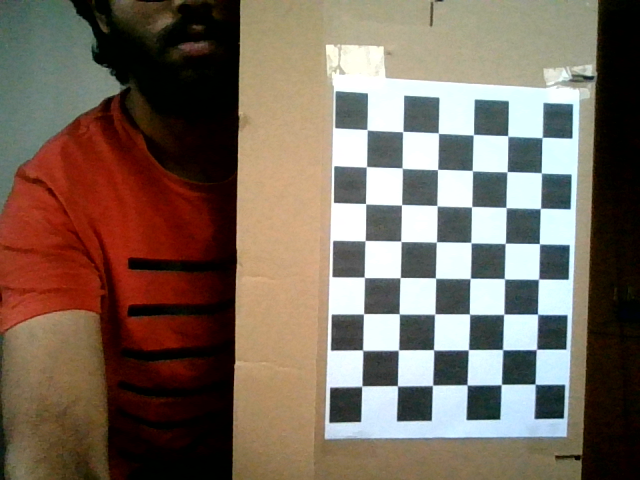
#> input picture data/calibration/0.png, 640 x 480 px; its folder holds only this picture in this run
$ python calibration.py
#> lines starting #> are read from the running program, lines starting #| are printed output that depends on the picture; after the words box and inside, x2 and y2 are one past the last pixel; in counts of white or black regions, pixels touching at a corner belong together; long printed decimals are rounded
import os

import numpy as np
import cv2 as cv
import glob


def get_camera_parameters():
	# Perform camera calibration to get intrinsic parameters

	# Arrays to store object points and image points from all the images.
	obj_points = []  # 3d point in real world space
	img_points = []  # 2d points in image plane

	# Termination criteria for the corner subpixel refinement
	criteria = (cv.TERM_CRITERIA_EPS + cv.TERM_CRITERIA_MAX_ITER, 30, 0.001)

	# Prepare object points, (0,0,0), (1,0,0), (2,0,0), ..., (7,5,0)
	obj_point_template = np.zeros((8 * 6, 3), np.float32)
	# (2, 8, 6) -> (6, 8, 2) -> (6 * 8, 2)
	obj_point_template[:, :2] = np.mgrid[0:8, 0:6].T.reshape(-1, 2)

	# Declare variable outside loop so my IDE doesn't cry
	gray = None

	# Get paths to all images in the calibration input directory
	base_path = os.path.dirname(os.path.abspath(__file__))
	input_path = os.path.join(base_path, 'data/calibration/*.png')
	# We use the sort to prevent string sorting of 10 before 2 etc.
	# Although order doesn't matter here
	img_paths = glob.glob(input_path)

	# Iterate over all input images
	for i, path in enumerate(img_paths):
		img = cv.imread(path)
#> img is the input picture: shape (480, 640, 3); mean B, G, R 93.3, 106, 120.9
		gray = cv.cvtColor(img, cv.COLOR_BGR2GRAY)
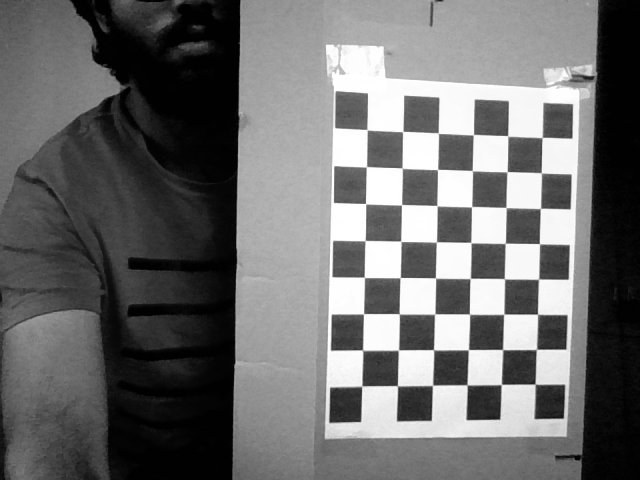
#> gray: shape (480, 640); min 0, max 255, mean 109

		# Find the chess board corners
		ret, corners = cv.findChessboardCorners(gray, (8, 6), None)
#> ret = True; corners = 48 rows, first 8: [542.1, 137.5], [541.3, 172.8], [540.4, 208.4], [539.4, 243.6], [538.4, 279.2], [537.5, 314.1], [536.5, 349.3], [535, 383.9]

		# If no corners found, skip this image
		if not ret:
			continue

		# If found, we refine the image points
		corners2 = cv.cornerSubPix(gray, corners, (11, 11), (-1, -1), criteria)
#> corners2 = 48 rows, first 8: [542.1, 137.5], [541.4, 172.9], [540.4, 208.4], [539.4, 243.7], [538.5, 279.2], [537.6, 314.3], [536.4, 349.4], [535.1, 384.2]

		# And add the image points along with another set of object points
		obj_points.append(obj_point_template)
		img_points.append(corners)

		# Draw the corners and save the image
		cv.drawChessboardCorners(img, (8, 6), corners2, patternWasFound=True)
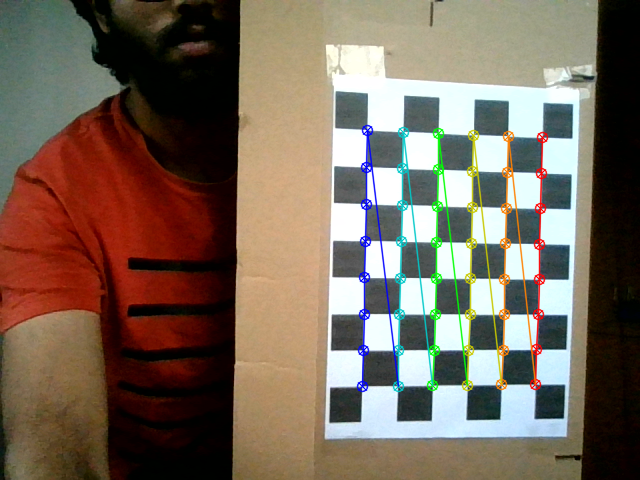
#> img: shape (480, 640, 3); 3.88% of pixels changed, all inside (x1, y1, x2, y2) = (356, 124, 549, 393)
		img_name = os.path.basename(path)
		out_path = os.path.join(base_path, f'out/calibration/out_{img_name}')
		cv.imwrite(out_path, img)

	# Return: RMS Re-projection error, _, _, list of estimated rvecs and tvecs
	# Error is about 0.346 for this set of images
	# Between 0.1 and 1.0 is usually good ~ StackOverflow
	_, camera_matrix, distortion_params, _, _ = cv.calibrateCamera(
		obj_points, img_points, gray.shape[::-1], None, None
	)
#> camera_matrix = [[345.2, 0, 272.2], [0, 342.6, 269.2], [0, 0, 1]]; distortion_params = [[-0.0569, 0.0703, -0.00231, 0.00188, -0.0338]]
	return camera_matrix, distortion_params


def main():
	# REVIEW: Save as a json/npy file and read from it?
	mtx, dist = get_camera_parameters()
#> mtx = [[345.2, 0, 272.2], [0, 342.6, 269.2], [0, 0, 1]]; dist = [[-0.0569, 0.0703, -0.00231, 0.00188, -0.0338]]
	print(mtx)
#| [[345.162   0.         272.188]
#|  [  0.         342.635 269.180]
#|  [  0.           0.           1.        ]]
	print(dist)
#| [[-0.05692  0.07028  -0.002314  0.00188 -0.03379]]


if __name__ == '__main__':
	main()

$ run again, on data/calibration/12.png
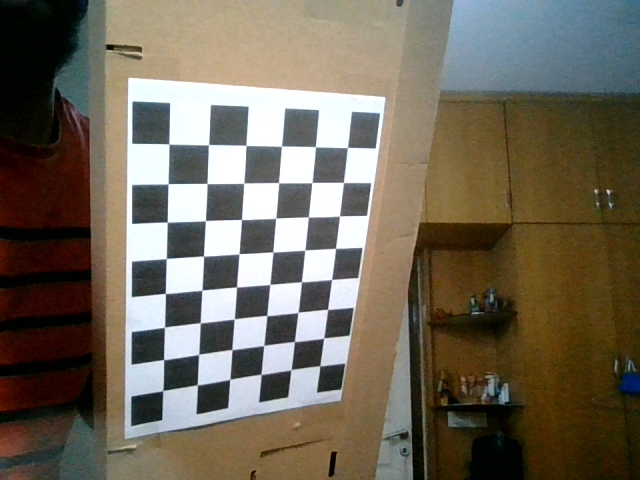
#> input picture data/calibration/12.png, 640 x 480 px
#> in get_camera_parameters, img is the input picture: shape (480, 640, 3); mean B, G, R 89.2, 104.2, 111.9
#> in get_camera_parameters, `gray = cv.cvtColor(img, cv.COLOR_BGR2GRAY)`:
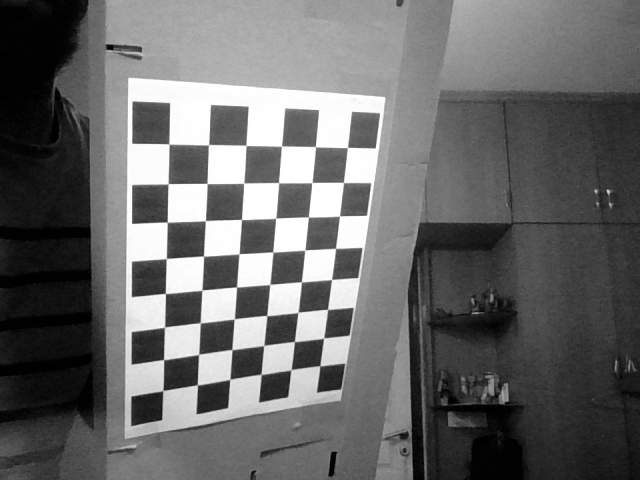
#> gray: shape (480, 640); min 0, max 255, mean 104.8
#> ret = True; corners = 48 rows, first 8: [347.5, 147.4], [343.5, 182.4], [339.5, 216], [335.5, 248.3], [331.6, 279.4], [327.6, 309.3], [323.8, 337.9], [319.8, 365.7]
#> corners2 = 48 rows, first 8: [347.4, 147.5], [343.5, 182.5], [339.5, 215.9], [335.5, 248.4], [331.6, 279.5], [327.6, 309.4], [323.6, 338.2], [319.9, 365.8]
#> in get_camera_parameters, `cv.drawChessboardCorners(img, (8, 6), corners2, patternWasFound=True)`:
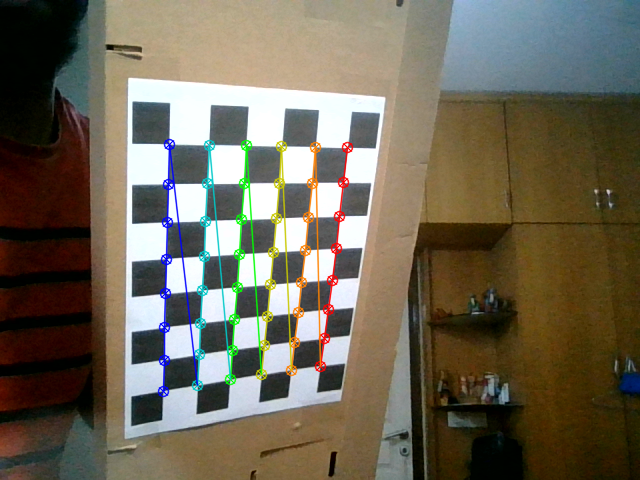
#> img: shape (480, 640, 3); 3.67% of pixels changed, all inside (x1, y1, x2, y2) = (157, 138, 354, 398)
#> camera_matrix = [[484.8, 0, 306.7], [0, 526.1, 186.5], [0, 0, 1]]; distortion_params = [[-0.158, 0.87, 0.0185, -0.0184, -1.47]]
#> mtx = [[484.8, 0, 306.7], [0, 526.1, 186.5], [0, 0, 1]]; dist = [[-0.158, 0.87, 0.0185, -0.0184, -1.47]]
#| [[484.769   0.         306.719]
#|  [  0.         526.144 186.535]
#|  [  0.           0.           1.        ]]
#| [[-0.1579  0.8702  0.0185 -0.01835 -1.468]]

$ run again, on data/calibration/13.png
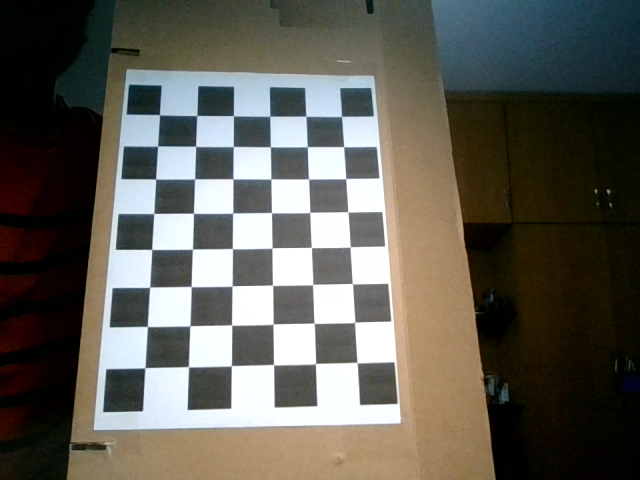
#> input picture data/calibration/13.png, 640 x 480 px
#> in get_camera_parameters, img is the input picture: shape (480, 640, 3); mean B, G, R 86, 94.5, 96.7
#> in get_camera_parameters, `gray = cv.cvtColor(img, cv.COLOR_BGR2GRAY)`:
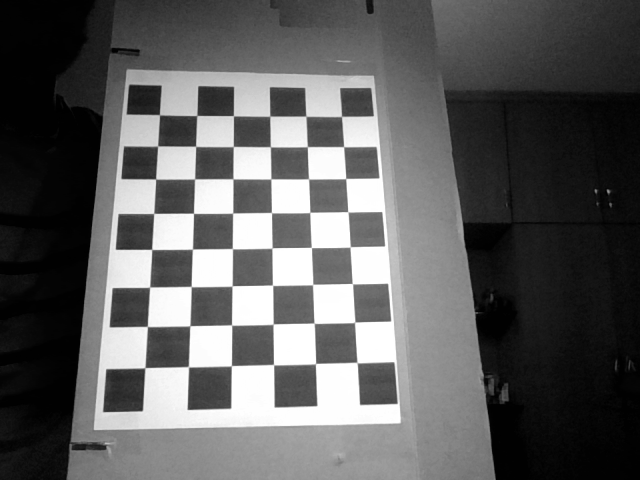
#> gray: shape (480, 640); min 0, max 255, mean 94.2
#> ret = True; corners = 48 rows, first 8: [341.6, 116.3], [343.6, 146.6], [345.7, 178.5], [347.7, 211.7], [350.2, 246.9], [352.4, 283.6], [354.6, 322.3], [357, 362.5]
#> corners2 = 48 rows, first 8: [341.6, 116.4], [343.6, 146.7], [345.8, 178.5], [347.9, 211.8], [350.2, 246.9], [352.4, 283.7], [354.7, 322.3], [357.2, 362.6]
#> in get_camera_parameters, `cv.drawChessboardCorners(img, (8, 6), corners2, patternWasFound=True)`:
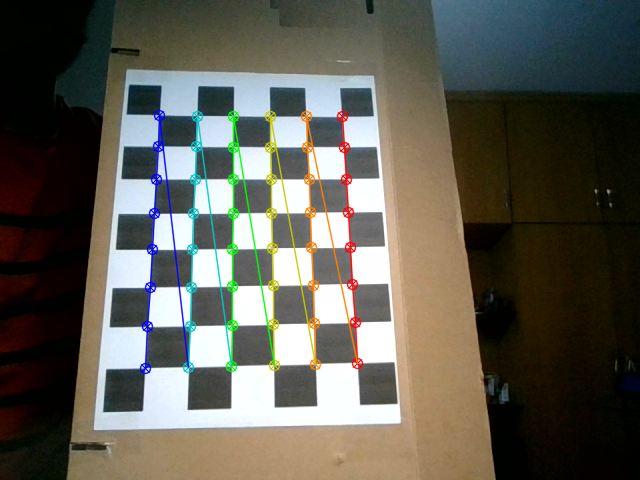
#> img: shape (480, 640, 3); 3.9% of pixels changed, all inside (x1, y1, x2, y2) = (139, 109, 364, 375)
#> camera_matrix = [[903.2, 0, 384.7], [0, 1032.5, 312.8], [0, 0, 1]]; distortion_params = [[-0.646, 6.13, -0.0126, -0.0367, -24.71]]
#> mtx = [[903.2, 0, 384.7], [0, 1032.5, 312.8], [0, 0, 1]]; dist = [[-0.646, 6.13, -0.0126, -0.0367, -24.71]]
#| [[9.03215001e+02 0.00000000e+00 3.84697466e+02]
#|  [0.00000000e+00 1.03253419e+03 3.12784822e+02]
#|  [0.00000000e+00 0.00000000e+00 1.00000000e+00]]
#| [[-6.45610069e-01  6.12563176e+00 -1.25543743e-02 -3.67211459e-02
#|   -2.47073892e+01]]

$ run again, on data/calibration/14.png
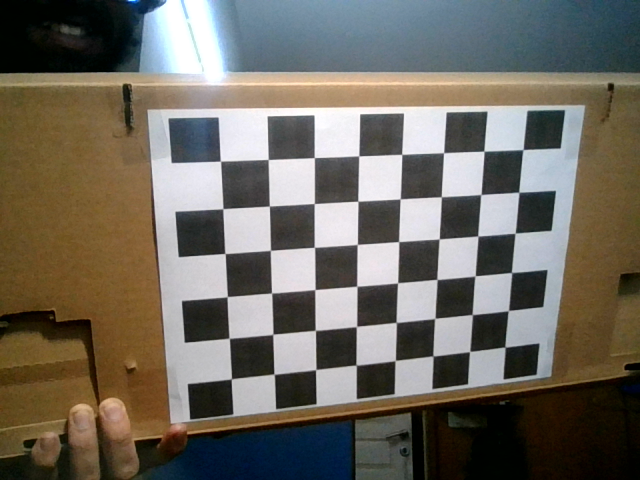
#> input picture data/calibration/14.png, 640 x 480 px
#> in get_camera_parameters, img is the input picture: shape (480, 640, 3); mean B, G, R 95.9, 105.4, 110.4
#> in get_camera_parameters, `gray = cv.cvtColor(img, cv.COLOR_BGR2GRAY)`:
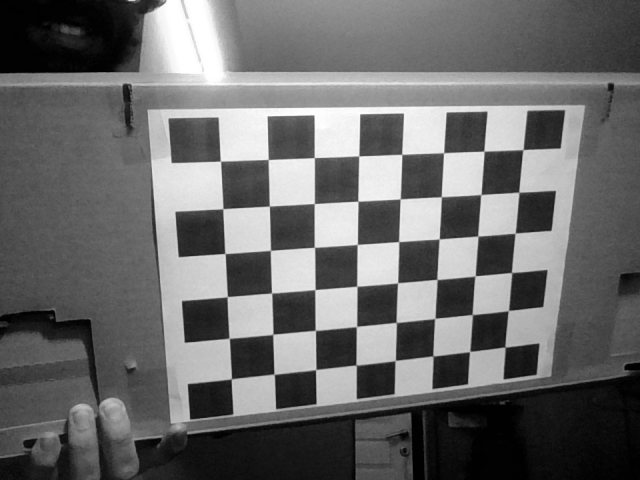
#> gray: shape (480, 640); min 0, max 255, mean 105.8
#> ret = True; corners = 48 rows, first 8: [220.4, 161.1], [268.2, 159.4], [314.3, 157.6], [358.8, 155.9], [401.7, 154.3], [443.6, 152.6], [483.8, 151.1], [523, 149.6]
#> corners2 = 48 rows, first 8: [220.4, 161.2], [268.2, 159.5], [314.3, 157.6], [358.8, 155.9], [401.8, 154.4], [443.6, 152.7], [484, 151.2], [522.9, 149.6]
#> in get_camera_parameters, `cv.drawChessboardCorners(img, (8, 6), corners2, patternWasFound=True)`:
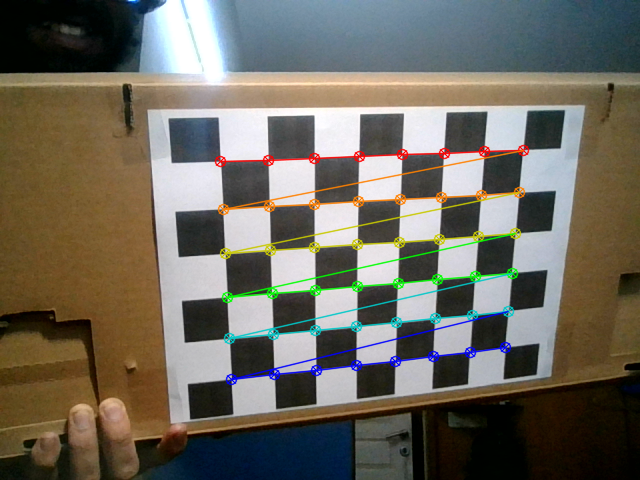
#> img: shape (480, 640, 3); 4.3% of pixels changed, all inside (x1, y1, x2, y2) = (214, 144, 530, 386)
#> camera_matrix = [[347.4, 0, 235.8], [0, 338, 236.6], [0, 0, 1]]; distortion_params = [[0.0776, -0.167, -0.00475, -0.000484, 0.11]]
#> mtx = [[347.4, 0, 235.8], [0, 338, 236.6], [0, 0, 1]]; dist = [[0.0776, -0.167, -0.00475, -0.000484, 0.11]]
#| [[347.405   0.         235.752]
#|  [  0.         338.028 236.602]
#|  [  0.           0.           1.        ]]
#| [[ 0.07758 -0.1667 -0.004754 -0.0004843  0.1102]]

$ run again, on data/calibration/1.png
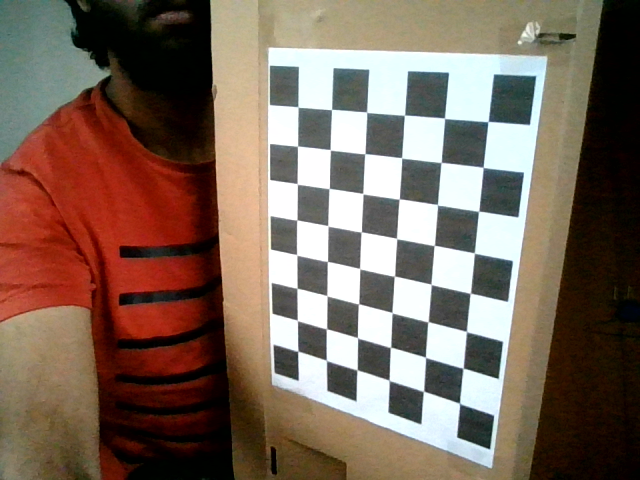
#> input picture data/calibration/1.png, 640 x 480 px
#> in get_camera_parameters, img is the input picture: shape (480, 640, 3); mean B, G, R 91.4, 104.5, 123.7
#> in get_camera_parameters, `gray = cv.cvtColor(img, cv.COLOR_BGR2GRAY)`:
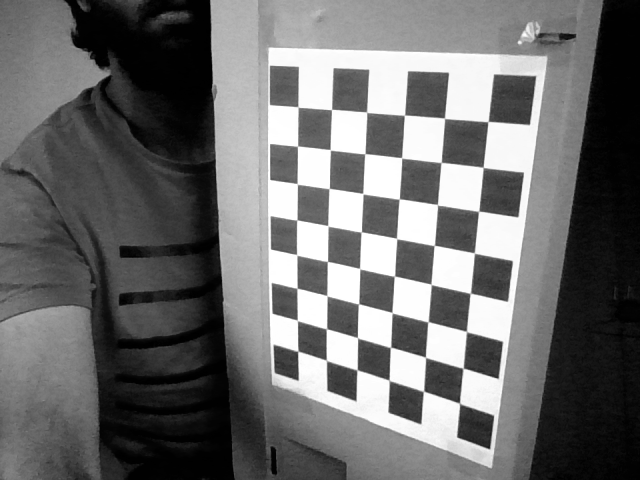
#> gray: shape (480, 640); min 0, max 255, mean 108.8
#> ret = True; corners = 48 rows, first 8: [297.9, 351.3], [297.1, 320.2], [297.1, 288.3], [297, 254.9], [297.1, 219.8], [296.8, 183.5], [297.6, 146], [297.5, 106.6]
#> corners2 = 48 rows, first 8: [297.8, 351.2], [297.4, 320.5], [297, 288.3], [296.7, 254.9], [296.8, 220], [297.3, 183.8], [297.5, 146.1], [298, 107]
#> in get_camera_parameters, `cv.drawChessboardCorners(img, (8, 6), corners2, patternWasFound=True)`:
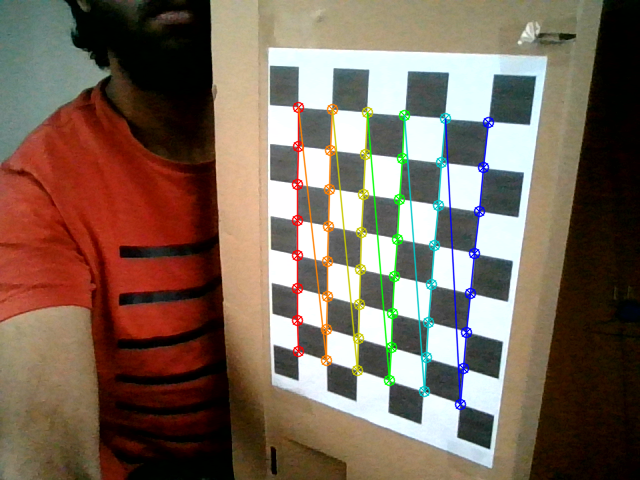
#> img: shape (480, 640, 3); 4.04% of pixels changed, all inside (x1, y1, x2, y2) = (291, 101, 495, 411)
#> camera_matrix = [[385.2, 0, 327.8], [0, 441.8, 165.7], [0, 0, 1]]; distortion_params = [[-0.14, 0.401, 0.0123, 0.0229, -0.439]]
#> mtx = [[385.2, 0, 327.8], [0, 441.8, 165.7], [0, 0, 1]]; dist = [[-0.14, 0.401, 0.0123, 0.0229, -0.439]]
#| [[385.170   0.         327.829 ]
#|  [  0.         441.840 165.729]
#|  [  0.           0.           1.        ]]
#| [[-0.1402  0.4007  0.01231  0.02288  -0.4386]]
